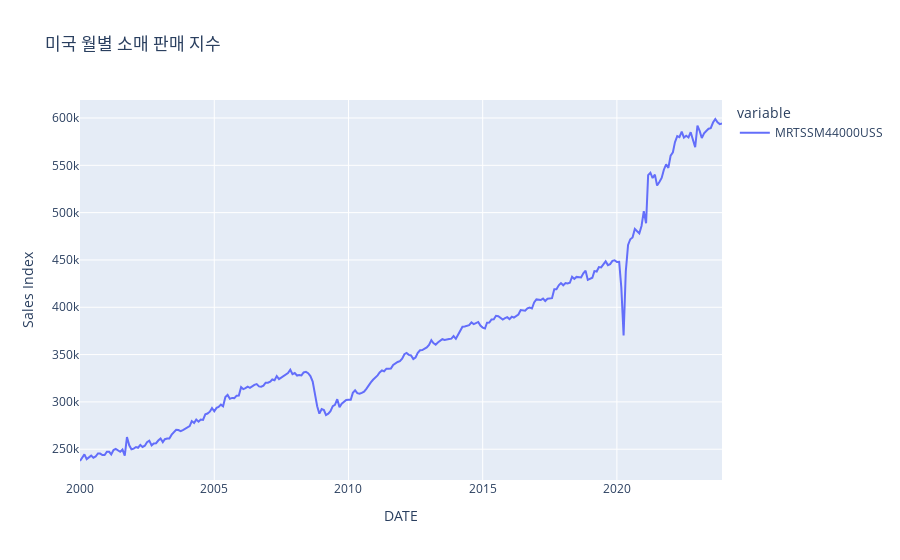

The code cell stored with this chart in its notebook:
### Code cell
import pandas_datareader.data as web
from statsmodels.tsa.stattools import adfuller, kpss
import pandas as pd

# FRED에서 미국 월별 소매 판매 데이터 가져오기 (2000-01-01 ~ 2023-12-31)
# RETAIL AND FOOD SERVICES SALES, TOTAL (MRTSSM44000USS)
df_retail = web.DataReader('MRTSSM44000USS', 'fred', start='2000-01-01', end='2023-12-31')
retail_sales = df_retail['MRTSSM44000USS']

# 데이터 시각화
fig = px.line(retail_sales, title="미국 월별 소매 판매 지수", labels={"value": "Sales Index", "index": "Date"})
fig.show()

# 비정상성을 보여줌

### Figure 1 — Plotly figure (JSON) as saved in the notebook; plotly's stock layout.template omitted (floating-point values rounded to 4 significant figures; data arrays with more than 128 entries replaced by an {"elided": "..."} marker saying what was removed)
{"data": [{"hovertemplate": "variable=MRTSSM44000USS<br>DATE=%{x}<br>Sales Index=%{y}<extra></extra>", "legendgroup": "MRTSSM44000USS", "line": {"color": "#636efa", "dash": "solid"}, "marker": {"symbol": "circle"}, "mode": "lines", "name": "MRTSSM44000USS", "orientation": "v", "showlegend": true, "type": "scatter", "x": {"elided": "288 str values"}, "xaxis": "x", "y": {"elided": "288 int values"}, "yaxis": "y"}], "layout": {"legend": {"title": {"text": "variable"}, "tracegroupgap": 0}, "title": {"text": "미국 월별 소매 판매 지수"}, "xaxis": {"anchor": "y", "domain": [0, 1], "title": {"text": "DATE"}}, "yaxis": {"anchor": "x", "domain": [0, 1], "title": {"text": "Sales Index"}}}}
